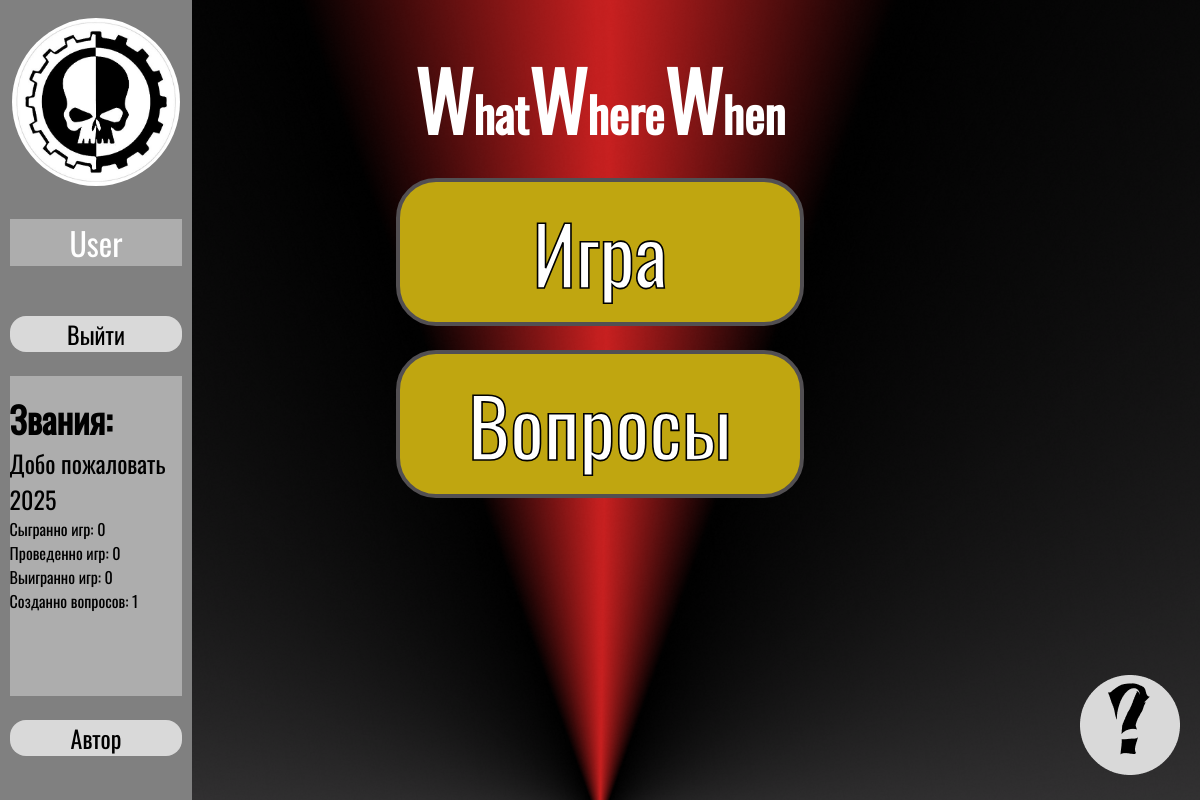
/ (signed in), run on an earlier commit of the app's database.
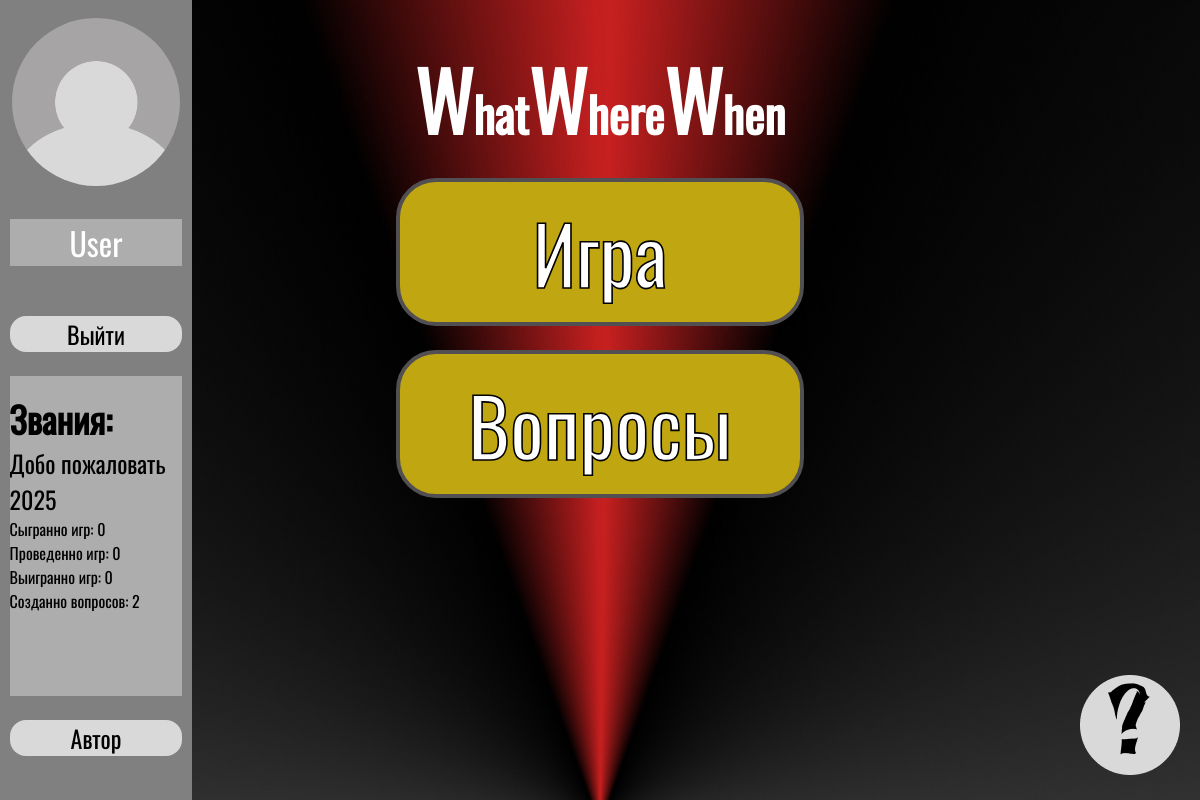
And on a later commit of the database.
### registration/models.py (models this page shows, shortened)
class Users(AbstractBaseUser, PermissionsMixin):
    ID = models.BigAutoField(primary_key=True)
    login = models.CharField(max_length=20)
    email = models.EmailField(max_length=150, unique=True)
    picture = models.ImageField(upload_to='IMG/Users', blank=True, null=True)
    played_games = models.BigIntegerField(default=0)
    leader_games = models.BigIntegerField(default=0)
    win_games = models.BigIntegerField(default=0)
    is_active = models.BooleanField(default=True)
    last_activity = models.DateTimeField(default=timezone.now)
    is_moder = models.BooleanField(default=False)
    is_admin = models.BooleanField(default=False)
    is_staff = models.BooleanField(default=False)
    objects = CustomUserManager()
    USERNAME_FIELD = 'email'
    REQUIRED_FIELDS = []
    class Meta:
        verbose_name = 'Пользователь'
        verbose_name_plural = 'Пользователи'

### registration/views.py (the view)
# urls.py: path('', views.menu, name="Menu"),
def menu(request):
    titles = Titles.objects.all()
    users_and_titles = Users_and_Titles.objects.select_related('users', 'titles').all()
    if request.user.is_authenticated:
        questions = Question.objects.filter(publication=True, question_author=request.user).count()
    else:
        questions = None
    context = {
        'titles': titles,
        'users_and_titles': users_and_titles,
        'user_active': get_active_users(),
        'user_count': Users.objects.count(),
        "questions_count":questions
    }
    return render(request, "registration/main_page.html", context)

### registration/def_help.py (called while the page is built)
def get_active_users():
    time_threshold = timezone.now() - timedelta(minutes=5)
    return Users.objects.filter(last_activity__gte=time_threshold).count()

### registration/templates/registration/main_page.html (shortened to what this page needs)
{% load static %}
<!DOCTYPE html>
<html lang="ru">
<head>
    <link rel="stylesheet" href="{% static 'registration/css/main.css' %}">
</head>
<body>
    <div id="profile">
        {% if request.user.is_authenticated %}
            {% if user.picture %}
                <div class="profile_photo_box" id="image"><a style="text-decoration: none; color: inherit; color: inherit;" href="{% url 'Change' %}"><img class="profile_photo change" id="IMG" alt="Фото профиля" src="{{ user.picture.url }}"></a></div>
            {% else %}
                <div class="profile_photo_box" id="image"><a style="text-decoration: none; color: inherit; color: inherit;" href="{% url 'Change' %}"><img class="profile_photo change" id="IMG" alt="Фото профиля" src="{% static 'registration/img/Avatar.png' %}"></a></div>
            {% endif %}
               <div id="nick_name" class="change dynamic-text"><a style="text-decoration: none; color: inherit; color: inherit;" href="{% url 'Change' %}">{{user.login}}</a></div>
            <div id="exit" class="profile_button"><a style="text-decoration: none; color: inherit; color: inherit;" href="{% url 'Log_Out' %}">Выйти</a></div>
            <div id="Rank_scroll" >
                <ul class="achievements_list" style="list-style: none; padding-left:0;">
                    <div id="achievement_name"><b>Звания:</b></div>
                    {% for user_title in users_and_titles %}
                        {% if user.login == user_title.users.login %}
                        <li class="achievement" data-titleTime='{{ user_title.created_at|date:"d-m-Y H:i" }}' data-title="{{ user_title.titles.titles_description }}">{{ user_title.titles.titles_name }}</li>
                        {% endif %}
                    {% endfor %}
                    <li class="line_scroll" id="played_games">Сыгранно игр: {{user.played_games}}</li>
                    <li class="line_scroll" id="leader_games">Проведенно игр: {{user.leader_games}}</li>
                    <li class="line_scroll" id="win_games">Выигранно игр: {{user.win_games}}</li>
                    <li class="line_scroll" id="questions_create">Созданно вопросов: {{ questions_count }}</li>
                </ul>
            </div>
            <div id="author" class="profile_button"><a style="text-decoration: none; color: inherit; color: inherit;" href="#">Автор</a></div>
        {% endif %}
    </div>
    <div class="container">
        <h2 id="name"><b class="W">W</b>hat<b class="W">W</b>here<b class="W">W</b>hen</h2>
        <div id="button">
            <div id="game" class="main_button" ><a style="text-decoration: none; color: inherit; color: inherit;" href="{% url 'Game_Room' %}">Игра</a></div>
            <div id="questions" class="main_button"><a style="text-decoration: none; color: inherit; color: inherit;" href="{% url 'Question_Room' %}">Вопросы</a></div>
        </div>
    </div>
    <div id="hint"><a href="{% url 'Hint' %}"><img  alt="?" src="{% static 'registration/img/hint.png' %}"></a></div>
</body>
</html>

What changed in the data, as far as the page shows it:
changed Users "User": picture: picture removed
Also different on the page:
{{ questions_count }}: "1" → "2"
